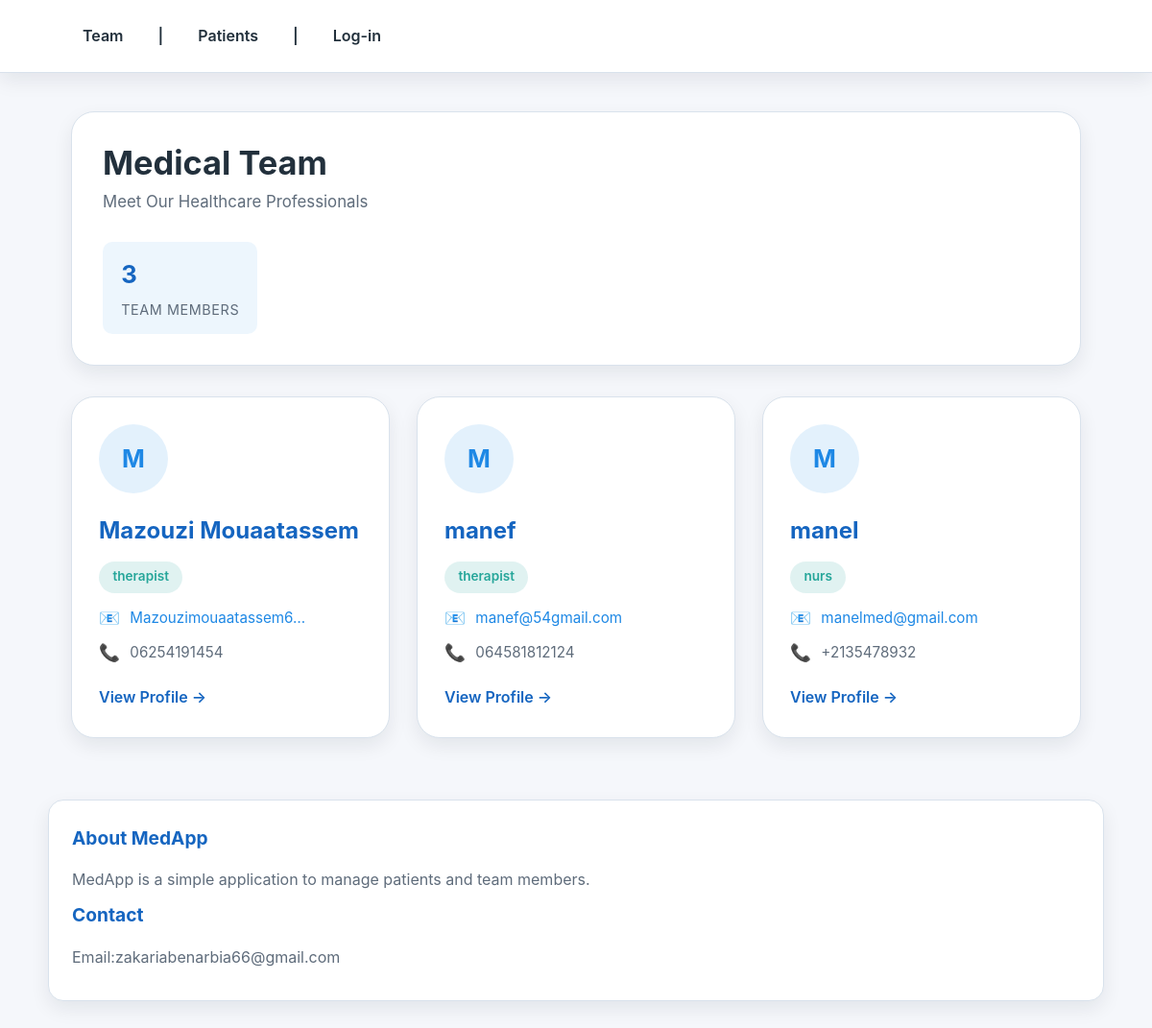
Screenshot of /medapp/ with the database file from the repository.
### medapp/models.py (models this page shows, shortened)
class TeamMember(models.Model):
    name = models.CharField(max_length=100)
    email = models.EmailField()
    role = models.CharField(max_length=50)
    phone = models.CharField(max_length=20)
    password = models.CharField(max_length=128, blank=True, help_text="Set the login password for this team member")
    user = models.OneToOneField(User, null=True, blank=True, on_delete=models.CASCADE, related_name='team_member')

### medapp/views.py (the view)
# urls.py: path("", views.team_member_list, name="team_index"),
def team_member_list(request):
    members = TeamMember.objects.all().order_by("name")
    return render(request, "medapp/team/team_member_list.html", {"members": members}) #Template path Django looks in

### medapp/templates/medapp/team/team_member_list.html (shortened to what this page needs)
{% extends "medapp/base.html" %}
{% block content %}
<div class="team-container">
    <div class="page-header">
        <div class="header-content">
            <h1>Medical Team</h1>
            <p class="page-subtitle">Meet Our Healthcare Professionals</p>
            <div class="team-stats">
                <span class="stat-item">
                    <span class="stat-number">{{ members.count }}</span>
                    <span class="stat-label">Team Members</span>
                </span>
            </div>
        </div>
        </div>
    </div>
    <div class="team-grid">
        {% for m in members %}
        <div class="team-member-card">
            <div class="member-avatar">
                <div class="avatar-placeholder">
                    {{ m.name|make_list|first|upper }}
                </div>
            </div>
            <div class="member-info">
                <h2 class="member-name">
                    <a href="{% url 'medapp:team_member_detail' m.id %}" class="member-link">
                        {{ m.name }}
                    </a>
                </h2>
                <div class="member-role">
                    <span class="role-badge">{{ m.role }}</span>
                </div>
                <div class="member-contact">
                    {% if m.email %}
                    <div class="contact-item">
                        <span class="contact-icon">📧</span>
                        <a href="mailto:{{ m.email }}" class="contact-link">{{ m.email|truncatechars:20 }}</a>
                    </div>
                    {% endif %}
                    {% if m.phone %}
                    <div class="contact-item">
                        <span class="contact-icon">📞</span>
                        <span class="contact-text">{{ m.phone }}</span>
                    </div>
                    {% endif %}
                </div>
            </div>
            <div class="member-card-footer">
                <a href="{% url 'medapp:team_member_detail' m.id %}" class="btn-view-profile">
                    View Profile →
                </a>
            </div>
        </div>
        {% empty %}
        <div class="empty-state">
            <div class="empty-icon">👥</div>
            <h3>No Team Members Found</h3>
            <p>There are currently no team members in the system.</p>
        </div>
        {% endfor %}
    </div>
{% endblock %}

### medapp/static/medapp/statistics/style.css (style rules this page uses)
:root { --color-primary: #1e88e5; --color-primary-dark: #1565c0; --color-secondary: #26a69a; --color-accent: #ffb74d; --color-bg: #f5f7fb; --color-surface: #ffffff; --color-border: #d9e2ec; --color-text: #22303c; --color-muted: #5f6c7b; --shadow-sm: 0 8px 20px rgba(15, 23, 42, 0.08); --shadow-lg: 0 20px 40px rgba(15, 23, 42, 0.12); --radius-sm: 10px; --radius-md: 16px; --radius-lg: 24px; --transition-fast: 150ms ease; --transition-slow: 300ms ease; font-size: 16px; }
*, *::before, *::after { box-sizing: border-box; }
body { margin: 0; min-height: 100vh; font-family: 'Inter', 'Segoe UI', sans-serif; background: var(--color-bg); color: var(--color-text); line-height: 1.6; }
a { color: inherit; text-decoration: none; }
.page-header { display: flex; flex-wrap: wrap; justify-content: space-between; gap: 1.5rem; background: var(--color-surface); border: 1px solid var(--color-border); border-radius: var(--radius-lg); padding: 2rem; box-shadow: var(--shadow-sm); margin-bottom: 2rem; }
.page-header h1 { margin: 0; font-size: 2.15rem; line-height: 1.2; }
.page-subtitle { margin: 0.4rem 0 0; color: var(--color-muted); font-size: 1.05rem; }
.team-stats, .patients-stats { margin-top: 1.75rem; display: flex; gap: 1.5rem; }
.stat-item { display: flex; flex-direction: column; gap: 0.25rem; padding: 0.9rem 1.2rem; background: rgba(30, 136, 229, 0.08); border-radius: var(--radius-sm); min-width: 140px; }
.stat-number { font-size: 1.6rem; font-weight: 700; color: var(--color-primary-dark); }
.stat-label { font-size: 0.9rem; color: var(--color-muted); text-transform: uppercase; letter-spacing: 0.04em; }
.team-container, .patients-container { display: flex; flex-direction: column; gap: 2rem; }
.team-grid, .patients-grid { display: grid; grid-template-columns: repeat(auto-fit, minmax(280px, 1fr)); gap: 1.75rem; }
.team-member-card, .patient-card { background: var(--color-surface); border: 1px solid var(--color-border); border-radius: var(--radius-lg); padding: 1.75rem; display: flex; flex-direction: column; gap: 1.25rem; box-shadow: var(--shadow-sm); transition: transform var(--transition-slow), box-shadow var(--transition-slow); }
.member-avatar { display: flex; align-items: center; justify-content: center; width: 72px; height: 72px; border-radius: 50%; background: rgba(30, 136, 229, 0.12); font-size: 1.6rem; font-weight: 700; color: var(--color-primary); overflow: hidden; }
.avatar-placeholder { display: flex; align-items: center; justify-content: center; width: 100%; height: 100%; }
.member-info { display: flex; flex-direction: column; gap: 0.75rem; }
.member-name, .patient-name { margin: 0; font-size: 1.5rem; }
.member-link, .patient-link { color: var(--color-primary-dark); font-weight: 700; transition: color var(--transition-fast); }
.role-badge, .patient-badge, .age-badge, .member-role-badge { display: inline-flex; align-items: center; justify-content: center; padding: 0.35rem 0.9rem; border-radius: 999px; background: rgba(38, 166, 154, 0.14); color: var(--color-secondary); font-weight: 600; font-size: 0.85rem; }
.member-contact, .patient-meta { display: flex; flex-direction: column; gap: 0.5rem; color: var(--color-muted); }
.contact-item, .meta-item { display: flex; align-items: center; gap: 0.65rem; font-size: 0.95rem; }
.contact-icon { font-size: 1.1rem; }
.contact-link { color: var(--color-primary); }
.member-card-footer, .patient-card-footer, .navigation-actions { display: flex; align-items: center; gap: 0.75rem; }
.btn-view-profile, .btn-view-details { color: var(--color-primary-dark); font-weight: 600; transition: color var(--transition-fast); }

### rows the page displays
TeamMember: name|make_list "M", name "Mazouzi Mouaatassem", role "therapist", email "Mazouzimouaatassem6…", phone "06254191454"
TeamMember: name|make_list "M", name "manef", role "therapist", email "manef@54gmail.com", phone "064581812124"
TeamMember: name|make_list "M", name "manel", role "nurs", email "manelmed@gmail.com", phone "+2135478932"

### other values shown
{{ members.count }} "3"
